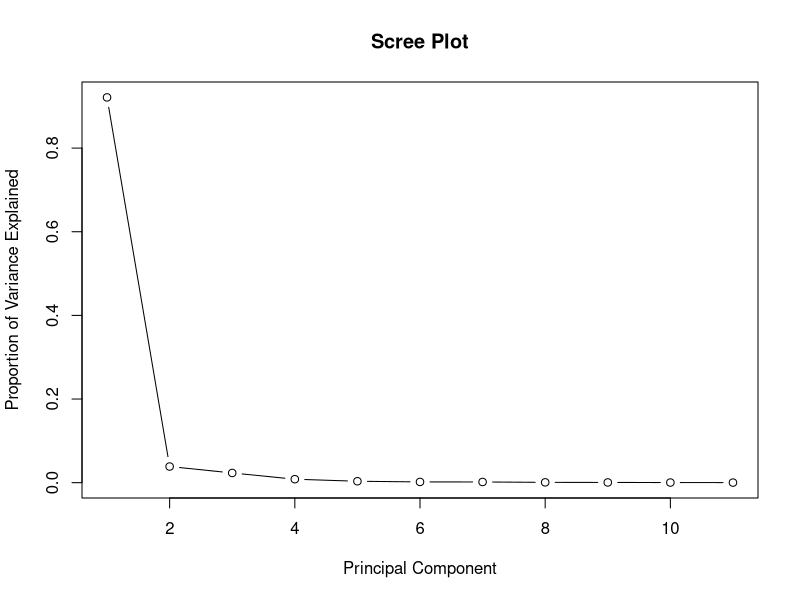
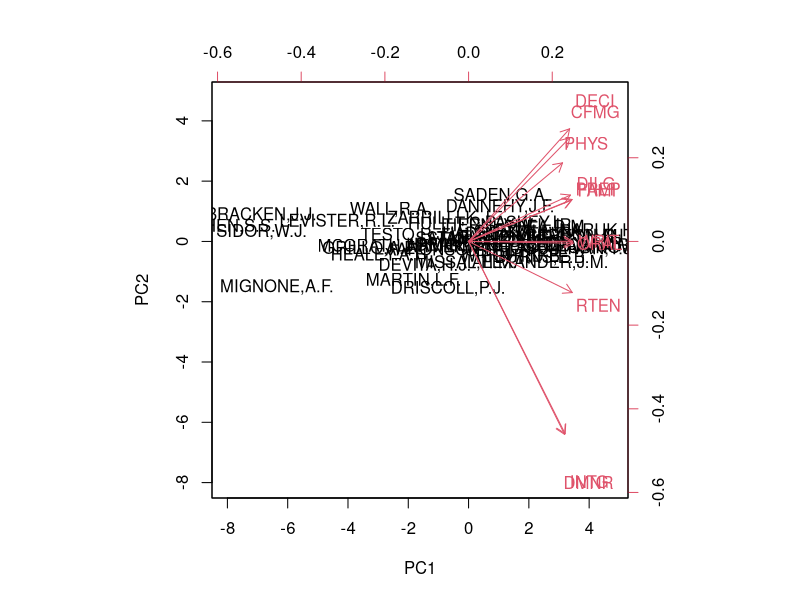

Write R code to recreate these figures, in order.
## ---- chunk 1
knitr::opts_chunk$set(echo = TRUE)
## ---- chunk 2
# Load the USJudgeRatings dataset
data("USJudgeRatings")

# Display the first few rows of the dataset
head(USJudgeRatings)

# Select only the numeric columns for PCA
numeric_data <- USJudgeRatings[, -1]  # Exclude the Judge column

# Standardize the data (important for PCA)
scaled_data <- scale(numeric_data)

# Perform PCA
pca_result <- prcomp(scaled_data, scale. = TRUE)

# Summary of the PCA
summary(pca_result)

# Proportion of variance explained by each principal component
prop_var <- pca_result$sdev^2 / sum(pca_result$sdev^2)
prop_var

# Scree plot
plot(prop_var, type = "b", main = "Scree Plot", xlab = "Principal Component", ylab = "Proportion of Variance Explained")
## ---- chunk 3
# Biplot (for the first two principal components)
biplot(pca_result, scale = 0)

